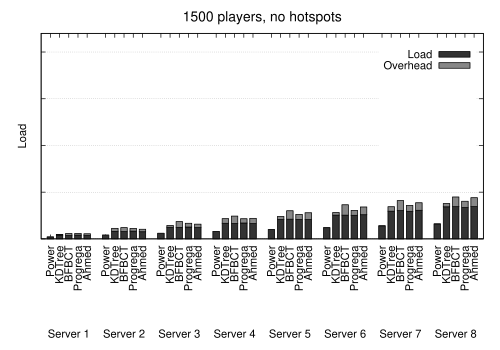

The script that saved this image:
set terminal postscript eps enhanced color solid lw 1 "Helvetica" 14
set encoding iso_8859_1
set title '1500 players, no hotspots'
set format y ""
set ylabel 'Load'
set autoscale
set grid
set output "distribution_1500_0.eps"
set grid noxtics nomxtics ytics nomytics noztics nomztics \
 nox2tics nomx2tics noy2tics nomy2tics nocbtics nomcbtics

set boxwidth 0.7 absolute
set style fill solid 1.0 border -1
set style histogram rowstacked title offset 0, -6
set style data histograms
set key height 2 noautotitles #spacing 5 nobox outside below horizontal

set xlabel  offset character 0, 5, 0 #font "" textcolor lt -1 norotate
set xtic rotate #by 90 border 100

set yrange [0:2200000]

set bmargin 10

plot newhistogram "Server 1", 'load_s1_1500_0.data' using 2:xtic(1) t "Load" lc rgb '#333333', '' using 3 t "Overhead" lc rgb '#888888', \
     newhistogram "Server 2", 'load_s2_1500_0.data' using 2:xtic(1) notitle lc rgb '#333333', '' using 3 notitle lc rgb '#888888', \
     newhistogram "Server 3", 'load_s3_1500_0.data' using 2:xtic(1) notitle lc rgb '#333333', '' using 3 notitle lc rgb '#888888', \
     newhistogram "Server 4", 'load_s4_1500_0.data' using 2:xtic(1) notitle lc rgb '#333333', '' using 3 notitle lc rgb '#888888', \
     newhistogram "Server 5", 'load_s5_1500_0.data' using 2:xtic(1) notitle lc rgb '#333333', '' using 3 notitle lc rgb '#888888', \
     newhistogram "Server 6", 'load_s6_1500_0.data' using 2:xtic(1) notitle lc rgb '#333333', '' using 3 notitle lc rgb '#888888', \
     newhistogram "Server 7", 'load_s7_1500_0.data' using 2:xtic(1) notitle lc rgb '#333333', '' using 3 notitle lc rgb '#888888', \
     newhistogram "Server 8", 'load_s8_1500_0.data' using 2:xtic(1) notitle lc rgb '#333333', '' using 3 notitle lc rgb '#888888'
